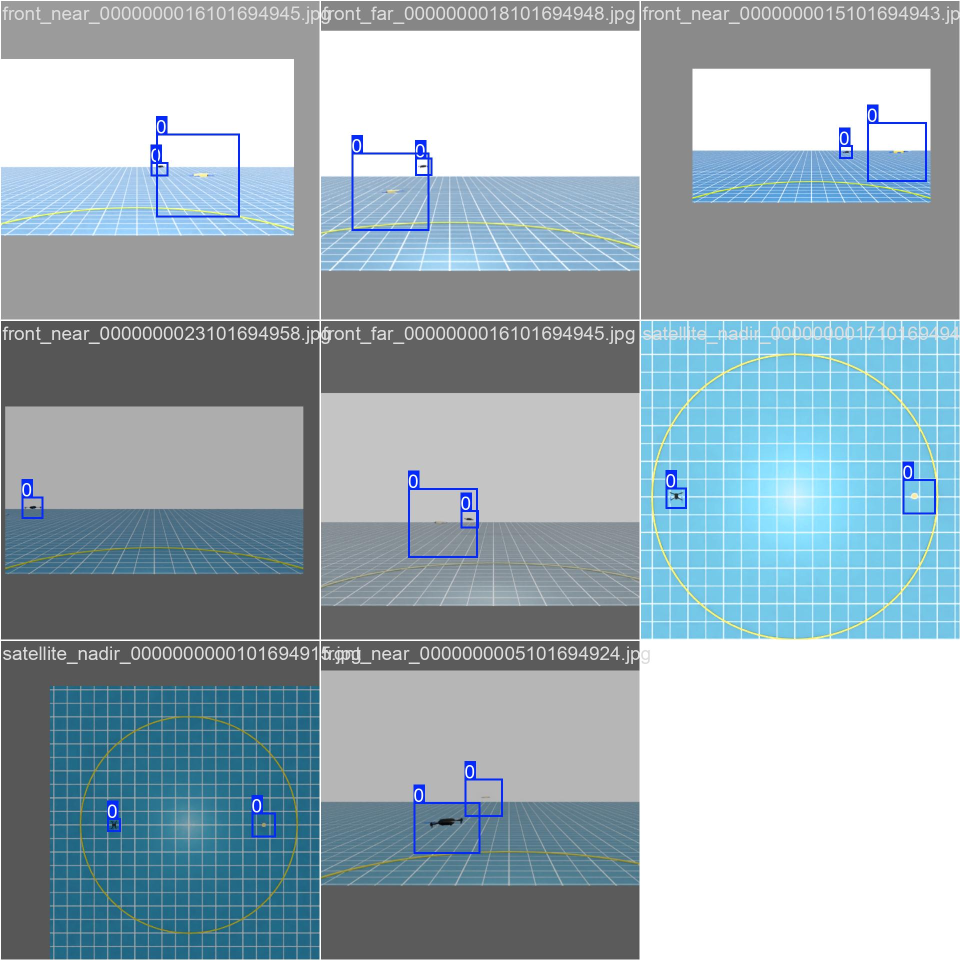
#> input picture isaac_ros/artifacts/perception/training/drone_yolo26s/train_batch161.jpg, 1920 x 1920 px (shown at 1/2 size); its folder holds only this picture in this run
$ python -i batch.py   (imports and definitions only)   (older library calls are emulated)
#> lines starting #> are read from the running program, lines starting #| are printed output that depends on the picture
#> further down, picture is the input picture: shape (1920, 1920, 3); mean B, G, R 181.3, 172.5, 155.2
"""Accelerated multi-epoch capture, evaluation, logging, and visualization."""

from __future__ import annotations

import csv
import json
import warnings
from dataclasses import asdict
from datetime import datetime
from pathlib import Path
from typing import Any

import cv2
# [1 line not run here, left out]
import matplotlib
# [1 line not run here, left out]
import matplotlib.pyplot as plt
import numpy as np
import yaml

from simlab.utils.paths import PROJECT_ROOT
from .clock import EnvironmentTimeManager
from .config import TemporalConfig
from .evaluation import TemporalImageMatcher
from .renderer import TemporalSceneRenderer
from .state import EnvironmentStateFactory, TemporalEventScheduler
from .trajectory import FixedWingTrajectoryManager


# [4 lines left out: function _write_csv, not called in this run]


def _feature_metrics(image: np.ndarray) -> dict[str,float|int]:
    gray=cv2.cvtColor(image,cv2.COLOR_BGR2GRAY); hist=cv2.calcHist([gray],[0],None,[256],[0,256]).ravel(); p=hist[hist>0]/gray.size
#> after `gray = cv2.cvtColor(image, cv2.COLOR_BGR2GRAY)`:
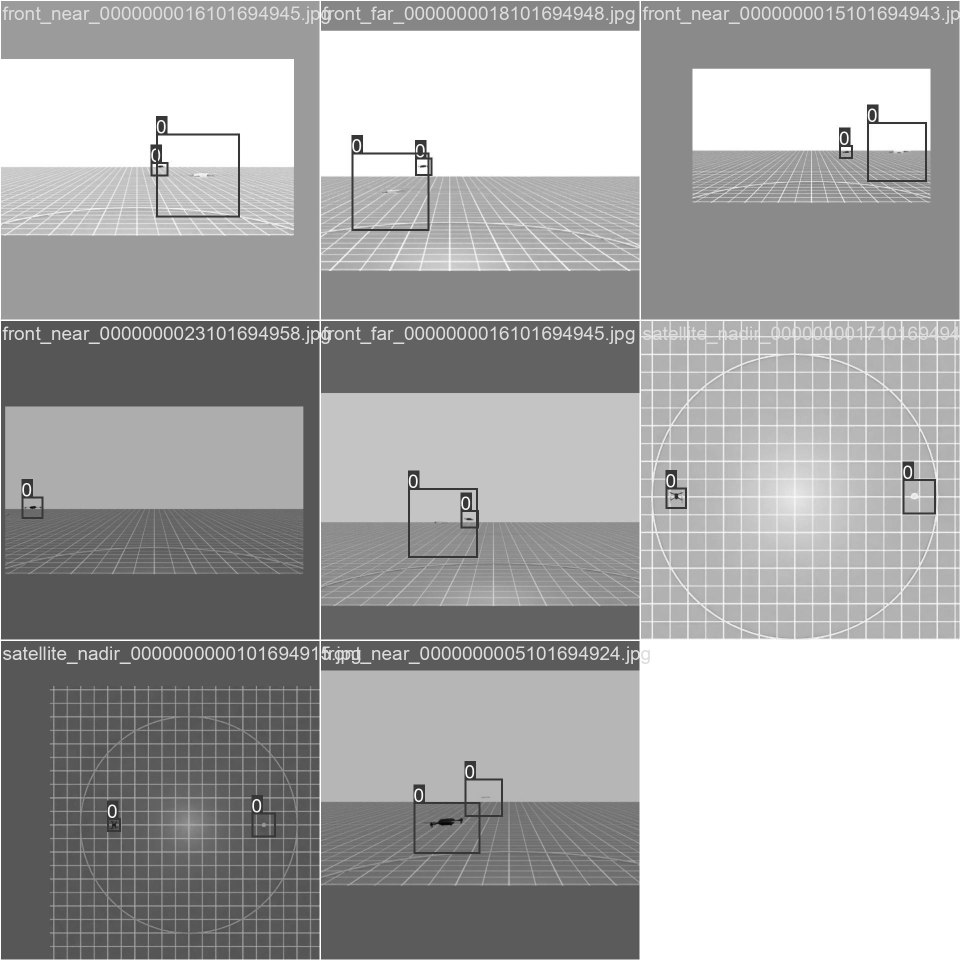
#> gray: shape (1920, 1920) (shown at 1/2 size); min 1, max 255, mean 168.3
#> after `hist = cv2.calcHist([gray], [0], None, [256], [0, 256]).ravel()`: hist = 256 values, max 776687 at index 255, min 0 at index 0, mean 14400
#> after `p = hist[hist > 0] / gray.size`: p = 255 values, max 0.211 at index 254, min 5.43e-07 at index 0, mean 0.00392
    corners=cv2.goodFeaturesToTrack(gray,1000,.01,5); edges=cv2.Canny(gray,60,150)
#> after `corners = cv2.goodFeaturesToTrack(gray, 1000, 0.01, 5)`: corners = 1000 rows, first 8: [311, 322], [311, 298], [847, 309], [703, 270], [1678, 255], [336, 324], [312, 232], [479, 267]
#> after `edges = cv2.Canny(gray, 60, 150)`:
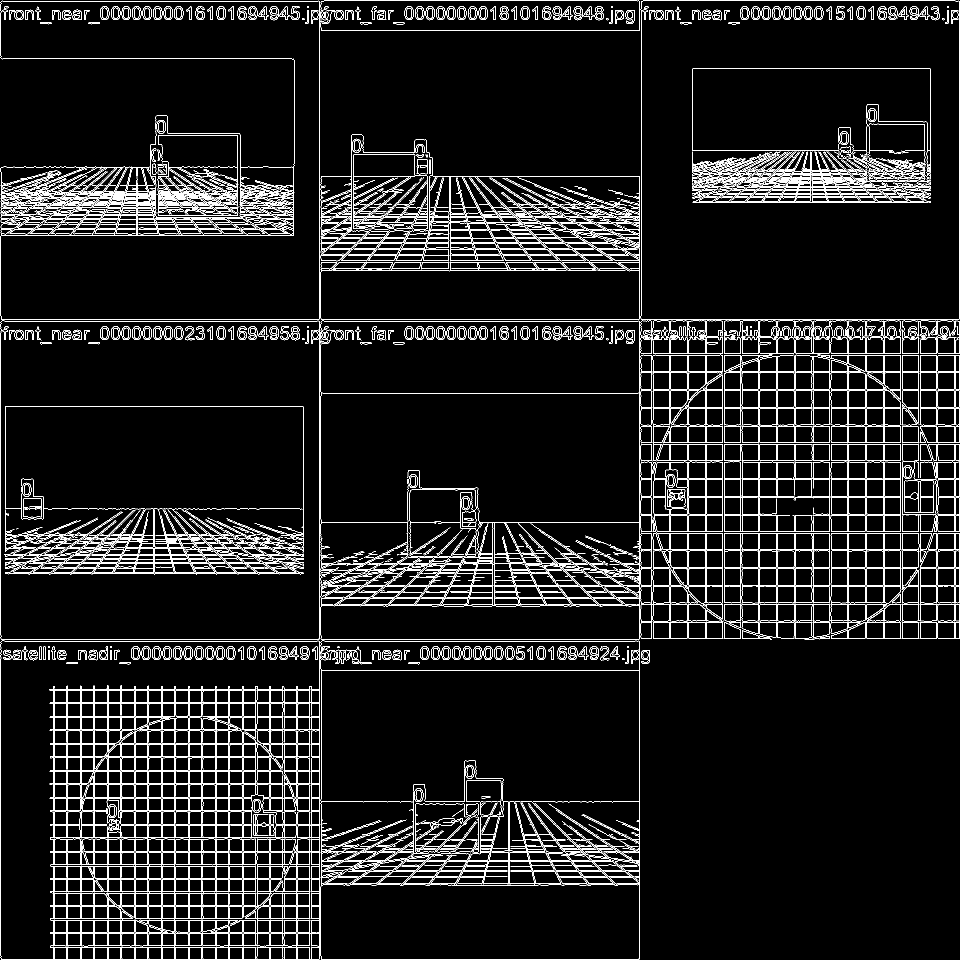
#> edges: shape (1920, 1920) (shown at 1/2 size); 6.9% white in thin lines or dots
    return {"texture_entropy":float(-(p*np.log2(p)).sum()),"edge_density":float(np.mean(edges>0)),"corner_density":0. if corners is None else float(len(corners)/gray.size),"brightness":float(gray.mean()),"blur_score":float(cv2.Laplacian(gray,cv2.CV_64F).var())}


# [6 lines left out: function _write_video, not called in this run]


class TemporalBatchRunner:
    # [56 lines left out: functions __init__, _directory, _write_usda, run, not called in this run]

>>> import cv2
>>> picture = cv2.imread('../../artifacts/perception/training/drone_yolo26s/train_batch161.jpg')
>>> result = _feature_metrics(picture)
#> result = {'texture_entropy': 5.54, 'edge_density': 0.0688, 'corner_density': 0.000271, 'brightness': 168.3, 'blur_score': 624.1}
